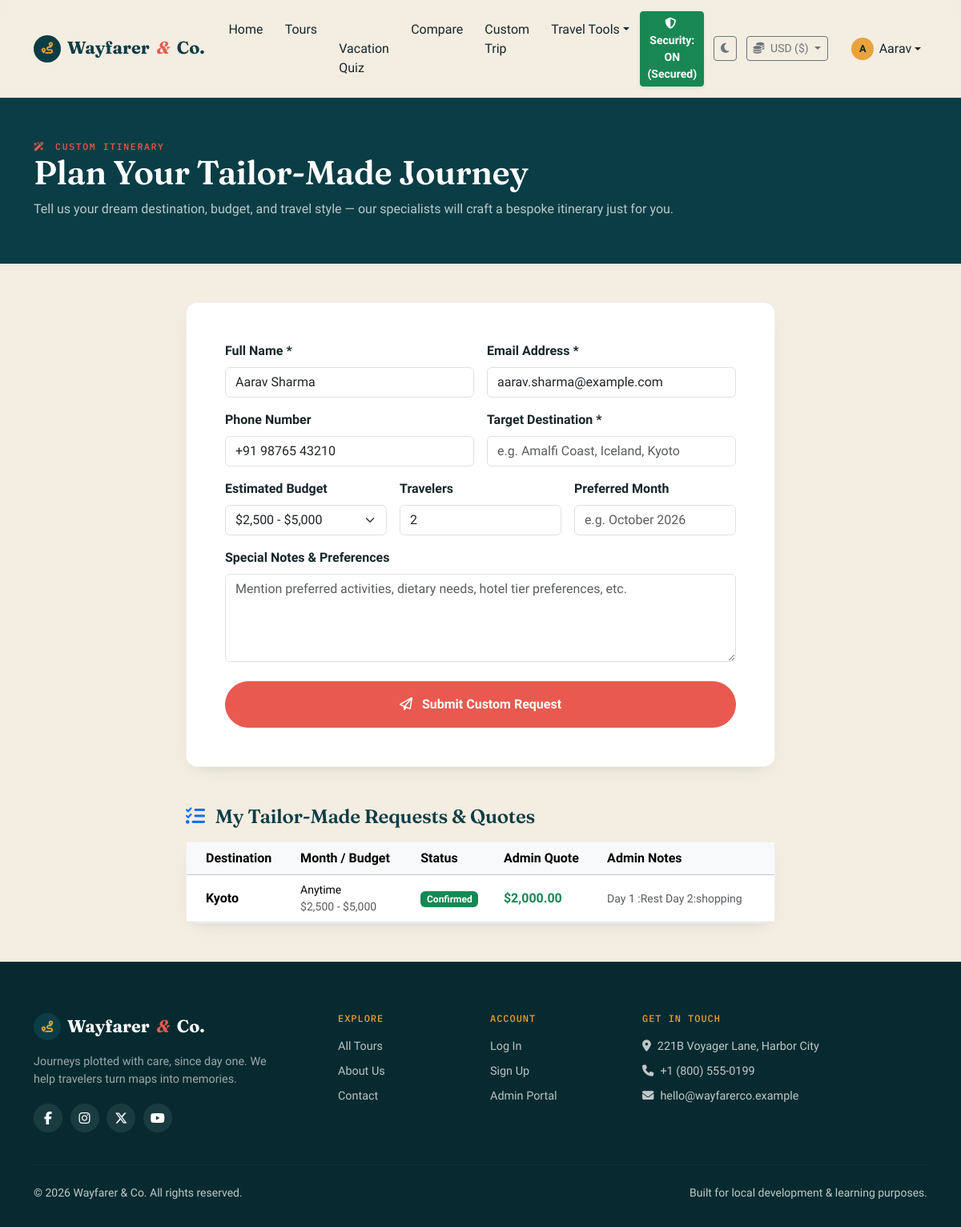
Page /custom-trip (signed in) on the committed database.
### models/user.py (models this page shows, shortened)
class User(db.Model):
    __tablename__ = "users"
    id = db.Column(db.Integer, primary_key=True)
    name = db.Column(db.String(120), nullable=False)
    email = db.Column(db.String(150), unique=True, nullable=False, index=True)
    phone = db.Column(db.String(20), nullable=True)
    password_hash = db.Column(db.String(255), nullable=False)
    role = db.Column(db.String(20), nullable=False, default="user")  # 'user' or 'admin'
    reward_points = db.Column(db.Integer, default=100, nullable=False)
    referral_code = db.Column(db.String(30), unique=True, nullable=True)
    is_active = db.Column(db.Boolean, default=True, nullable=False)
    created_at = db.Column(db.DateTime, default=datetime.utcnow)
    bookings = db.relationship("Booking", backref="user", lazy=True, cascade="all, delete-orphan")
    feedbacks = db.relationship("Feedback", backref="user", lazy=True, cascade="all, delete-orphan")
    favorites = db.relationship("Favorite", backref="user", lazy=True, cascade="all, delete-orphan")
    def is_admin(self):
        return self.role == "admin"

### models/extra_features.py (models this page shows)
class CustomTripRequest(db.Model):
    __tablename__ = "custom_trip_requests"
    id = db.Column(db.Integer, primary_key=True)
    name = db.Column(db.String(120), nullable=False)
    email = db.Column(db.String(150), nullable=False)
    phone = db.Column(db.String(30), nullable=True)
    destination = db.Column(db.String(120), nullable=False)
    budget = db.Column(db.String(50), nullable=True)
    travelers = db.Column(db.Integer, default=1, nullable=False)
    preferred_month = db.Column(db.String(50), nullable=True)
    notes = db.Column(db.Text, nullable=True)
    status = db.Column(db.String(30), default="Pending Review", nullable=False)
    admin_quote = db.Column(db.Float, nullable=True, default=0.0)
    admin_notes = db.Column(db.Text, nullable=True)
    created_at = db.Column(db.DateTime, default=datetime.utcnow)

### routes/api.py (the view, shortened to what this page needs)
@api_bp.route("/custom-trip", methods=["GET", "POST"])
def custom_trip():
    user = get_current_user()
    my_requests = []
    if user:
        my_requests = CustomTripRequest.query.filter_by(email=user.email).order_by(CustomTripRequest.created_at.desc()).all()
    return render_template("custom_trip.html", user=user, my_requests=my_requests)

### templates/custom_trip.html (shortened to what this page needs)
{% extends "base.html" %}
{% block content %}
<div class="wf-page-header">
    <div class="container">
        <div class="wf-eyebrow"><i class="fa-solid fa-wand-magic-sparkles me-1"></i> Custom Itinerary</div>
        <h1>Plan Your Tailor-Made Journey</h1>
        <p>Tell us your dream destination, budget, and travel style — our specialists will craft a bespoke itinerary just for you.</p>
    </div>
</div>
<div class="container py-5">
    <div class="row justify-content-center">
        <div class="col-lg-8">
            <div class="wf-panel p-5">
                <form method="post">
                    <div class="row g-3 mb-4">
                        <div class="col-md-6">
                            <label class="form-label fw-semibold">Full Name *</label>
                            <input type="text" class="form-control" name="name" value="{{ user.name if user else '' }}" required placeholder="e.g. Eleanor Vance">
                        </div>
                        <div class="col-md-6">
                            <label class="form-label fw-semibold">Email Address *</label>
                            <input type="email" class="form-control" name="email" value="{{ user.email if user else '' }}" required placeholder="e.g. eleanor@example.com">
                        </div>
                        <div class="col-md-6">
                            <label class="form-label fw-semibold">Phone Number</label>
                            <input type="text" class="form-control" name="phone" value="{{ user.phone if user else '' }}" placeholder="+1 (555) 000-0000">
                        </div>
                        <div class="col-md-6">
                            <label class="form-label fw-semibold">Target Destination *</label>
                            <input type="text" class="form-control" name="destination" required placeholder="e.g. Amalfi Coast, Iceland, Kyoto">
                        </div>
                        <div class="col-md-4">
                            <label class="form-label fw-semibold">Estimated Budget</label>
                            <select class="form-select" name="budget">
                                <option value="$2,500 - $5,000" selected>$2,500 - $5,000</option>
                            </select>
                        </div>
                        <div class="col-md-4">
                            <label class="form-label fw-semibold">Travelers</label>
                            <input type="number" class="form-control" name="travelers" min="1" max="50" value="2">
                        </div>
                        <div class="col-md-4">
                            <label class="form-label fw-semibold">Preferred Month</label>
                            <input type="text" class="form-control" name="preferred_month" placeholder="e.g. October 2026">
                        </div>
                        <div class="col-12">
                            <label class="form-label fw-semibold">Special Notes & Preferences</label>
                            <textarea class="form-control" name="notes" rows="4" placeholder="Mention preferred activities, dietary needs, hotel tier preferences, etc."></textarea>
                        </div>
                    </div>
                    <button type="submit" class="btn wf-btn-primary w-100 py-3 fs-6"><i class="fa-regular fa-paper-plane me-2"></i> Submit Custom Request</button>
                </form>
            </div>
            {% if my_requests %}
            <h4 class="mt-5 mb-3"><i class="fa-solid fa-list-check text-primary me-2"></i> My Tailor-Made Requests & Quotes</h4>
            <div class="wf-panel p-0">
                <div class="table-responsive">
                    <table class="table align-middle mb-0">
                        <thead class="table-light">
                            <tr>
                                <th class="ps-4">Destination</th>
                                <th>Month / Budget</th>
                                <th>Status</th>
                                <th>Admin Quote</th>
                                <th>Admin Notes</th>
                            </tr>
                        </thead>
                        <tbody>
                            {% for r in my_requests %}
                            <tr>
                                <td class="ps-4 fw-bold">{{ r.destination }}</td>
                                <td class="small">{{ r.preferred_month or 'Anytime' }}<br><span class="text-muted">{{ r.budget }}</span></td>
                                <td>
                                    <span class="badge bg-{% if r.status == 'Confirmed' %}success{% elif r.status == 'Quoted / Offered' %}info{% elif r.status == 'Declined' %}danger{% else %}warning{% endif %}">
                                        {{ r.status }}
                                    </span>
                                </td>
                                <td class="fw-bold text-success">
                                    {% if r.admin_quote and r.admin_quote > 0 %}
                                    <span class="currency-convert" data-usd-price="{{ r.admin_quote }}">{{ r.admin_quote|currency }}</span>
                                    {% else %}
                                    Pending Quote
                                    {% endif %}
                                </td>
                                <td class="small text-muted">{{ r.admin_notes or 'Reviewing details...' }}</td>
                            </tr>
                            {% endfor %}
                        </tbody>
                    </table>
                </div>
            </div>
            {% endif %}
        </div>
    </div>
</div>
{% endblock %}

### templates/base.html (shortened to what this page needs)
<!DOCTYPE html>
<html lang="en">
<head>
    <link href="https://cdnjs.cloudflare.com/ajax/libs/twitter-bootstrap/5.3.3/css/bootstrap.min.css" rel="stylesheet">
    <link href="https://cdnjs.cloudflare.com/ajax/libs/font-awesome/6.5.2/css/all.min.css" rel="stylesheet">
    <link href="{{ url_for('static', filename='css/style.css') }}" rel="stylesheet">
</head>
<body>
<nav class="navbar navbar-expand-lg wf-navbar sticky-top">
    <div class="container">
        <a class="navbar-brand wf-brand" href="{{ url_for('main.home') }}">
            <span class="wf-brand-mark"><i class="fa-solid fa-route"></i></span>
            Wayfarer<span class="wf-brand-dot">&amp;</span>Co.
        </a>
        <div class="collapse navbar-collapse" id="navMain">
            <ul class="navbar-nav mx-auto">
                <li class="nav-item"><a class="nav-link" href="{{ url_for('main.home') }}">Home</a></li>
                <li class="nav-item"><a class="nav-link" href="{{ url_for('tours.list_tours') }}">Tours</a></li>
                <li class="nav-item"><a class="nav-link" href="{{ url_for('tools.vacation_quiz') }}">Vacation Quiz</a></li>
                <li class="nav-item"><a class="nav-link" href="{{ url_for('api.compare_tours') }}">Compare</a></li>
                <li class="nav-item"><a class="nav-link" href="{{ url_for('api.custom_trip') }}">Custom Trip</a></li>
                <li class="nav-item dropdown">
                    <a class="nav-link dropdown-toggle" href="#" role="button" data-bs-toggle="dropdown">Travel Tools</a>
                </li>
            </ul>
            <ul class="navbar-nav align-items-lg-center gap-lg-2">
                <li class="nav-item me-lg-1">
                    {% if security_mode == 'OFF' %}
                    <a href="{{ url_for('main.toggle_security') }}" class="btn btn-sm btn-warning py-1 fw-bold text-dark shadow-sm" title="Click to ENABLE Security Mode (Secured)">
                        <i class="fa-solid fa-triangle-exclamation me-1"></i> Security: OFF (Vulnerable)
                    </a>
                    {% else %}
                    <a href="{{ url_for('main.toggle_security') }}" class="btn btn-sm btn-success py-1 fw-semibold shadow-sm" title="Click to DISABLE Security Mode (Lab Demo)">
                        <i class="fa-solid fa-shield-halved me-1"></i> Security: ON (Secured)
                    </a>
                    {% endif %}
                </li>
                <li class="nav-item me-lg-1">
                    <button class="btn btn-sm btn-outline-secondary py-1" id="themeToggleBtn" title="Toggle Dark/Light Mode">
                        <i class="fa-solid fa-moon"></i>
                    </button>
                </li>
                <li class="nav-item dropdown me-lg-2">
                    <button class="btn btn-sm btn-outline-secondary dropdown-toggle py-1" type="button" data-bs-toggle="dropdown" id="currencyBtn">
                        <i class="fa-solid fa-coins me-1"></i> USD ($)
                    </button>
                </li>
                {% if current_user %}
                <li class="nav-item dropdown">
                    <a class="nav-link dropdown-toggle wf-user-toggle" href="#" role="button" data-bs-toggle="dropdown">
                        <span class="wf-avatar">{{ current_user.name[0]|upper }}</span>
                        {{ current_user.name.split(' ')[0] }}
                    </a>
                </li>
                {% else %}
                <li class="nav-item"><a class="nav-link" href="{{ url_for('auth.login') }}">Log In</a></li>
                <li class="nav-item"><a class="btn wf-btn-primary btn-sm ms-lg-2" href="{{ url_for('auth.register') }}">Sign Up</a></li>
                {% endif %}
            </ul>
        </div>
    </div>
</nav>
<main>
    {% block content %}{% endblock %}
</main>
<footer class="wf-footer">
    <div class="container">
        <div class="row gy-4">
            <div class="col-lg-4">
                <a class="wf-brand wf-brand-footer" href="{{ url_for('main.home') }}">
                    <span class="wf-brand-mark"><i class="fa-solid fa-route"></i></span>
                    Wayfarer<span class="wf-brand-dot">&amp;</span>Co.
                </a>
                <p class="wf-footer-tagline">Journeys plotted with care, since day one. We help travelers turn maps into memories.</p>
                <div class="wf-social">
                    <a href="#"><i class="fa-brands fa-facebook-f"></i></a>
                    <a href="#"><i class="fa-brands fa-instagram"></i></a>
                    <a href="#"><i class="fa-brands fa-x-twitter"></i></a>
                    <a href="#"><i class="fa-brands fa-youtube"></i></a>
                </div>
            </div>
            <div class="col-lg-2 col-6">
                <h6 class="wf-footer-heading">Explore</h6>
                <ul class="wf-footer-links">
                    <li><a href="{{ url_for('tours.list_tours') }}">All Tours</a></li>
                    <li><a href="{{ url_for('main.about') }}">About Us</a></li>
                    <li><a href="{{ url_for('main.contact') }}">Contact</a></li>
                </ul>
            </div>
            <div class="col-lg-2 col-6">
                <h6 class="wf-footer-heading">Account</h6>
                <ul class="wf-footer-links">
                    <li><a href="{{ url_for('auth.login') }}">Log In</a></li>
                    <li><a href="{{ url_for('auth.register') }}">Sign Up</a></li>
                    <li><a href="{{ url_for('admin.login') }}">Admin Portal</a></li>
                </ul>
            </div>
            <div class="col-lg-4">
                <h6 class="wf-footer-heading">Get in touch</h6>
                <ul class="wf-footer-links">
                    <li><i class="fa-solid fa-location-dot me-2"></i>221B Voyager Lane, Harbor City</li>
                    <li><i class="fa-solid fa-phone me-2"></i>+1 (800) 555-0199</li>
                    <li><i class="fa-solid fa-envelope me-2"></i>hello@wayfarerco.example</li>
                </ul>
            </div>
        </div>
        <hr class="wf-footer-rule">
        <div class="d-flex flex-column flex-md-row justify-content-between align-items-center gap-2">
            <small>&copy; {{ 2026 }} Wayfarer &amp; Co. All rights reserved.</small>
            <small>Built for local development &amp; learning purposes.</small>
        </div>
    </div>
</footer>
</body>
</html>

### rows in the picture
User: name "A", name "Aarav", name "Aarav Sharma", email "aarav.sharma@example.com", phone "+91 98765 43210"
CustomTripRequest: destination "Kyoto", preferred_month "Anytime", budget "$2,500 - $5,000", status "Confirmed", admin_quote "$2,000.00", admin_notes "Day 1 :Rest Day 2:shopping"

### other values in the picture
{{ 2026 }} "2026"
